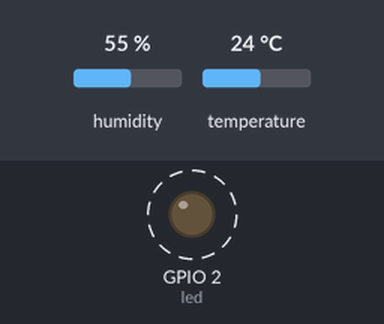
Recording of a program running on a simulated ESP32 board running MicroPython. On the bench: output pins drawn as LEDs (lit = HIGH). Wiring (from the project's diagram.json): DHT22 sensor on GPIO 12. Dashed ring = blinking. Inputs (shaded band) come from the test bench; at power-on: humidity 55 %, temperature 24 °C. What the program prints to the serial console is not drawn.

Above: at 0.5 s.
Timing chart, 0 to 3.0 s (numbered marks = the images above):
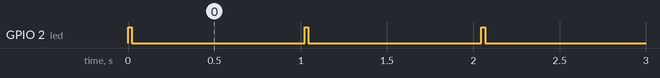

The program:

main.py
```python
import time
import dht
from machine import Pin

# define sensor pin at D12
Sensor1 = dht.DHT22(Pin(12))

led= Pin(2, Pin.OUT)

while(1):
    # measure
    led.value(1)
    Sensor1.measure()
    temperature = Sensor1.temperature()
    humidity = Sensor1.humidity()
    led.value(0)

    # print data
    print(f"Temperature: {temperature}°C, Humidity: {humidity}%")

    # delay a while
    time.sleep(1)
```

Measured:
- by itself, GPIO 2 (led): alternates HIGH for 0.02 s and LOW for 1.0 s
